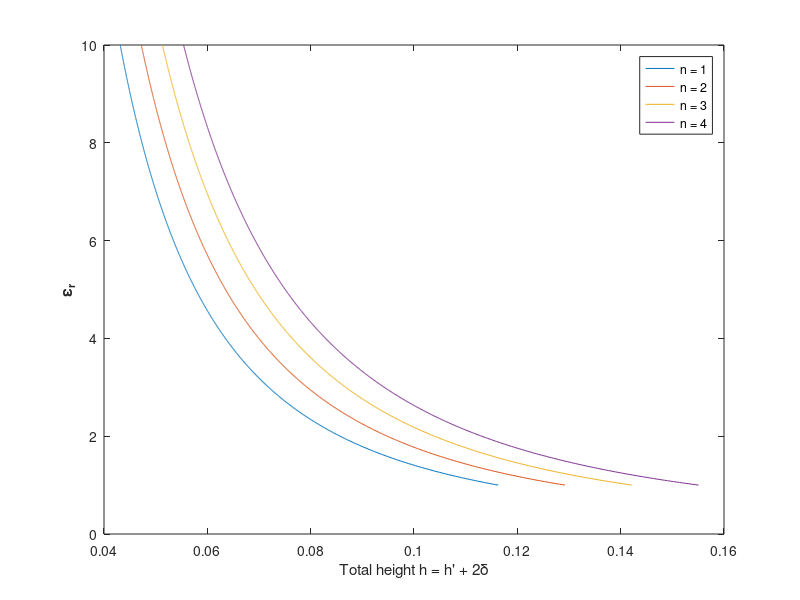

The MATLAB script that drew this image:
clear all
close all
%% Eqs
% k0*(n/N)*sin(theta)+(n*m*2*pi)/N - pi = k0*sqrt(eps_r(n))*(h-2delt)
% where 
% n = is a slice of constant er
% N = number of slices per cell
% m = multiples of 2pi
% h = height of lens + 2*matching layers
% sin(theta) = angle off zenith
% LHS pi = decribes the phase effect of matching layer (180deg)


%%  CONSTANTS
eps_0 = 8.85*10^(-12); %permittivity
eps_air = 1.0006;
mu_0 = 1; %permeability
c = 299792458;
f = 5.8e9;
lam0 = c/f;
k0 = (2*pi)/lam0;
N = 4;
er = linspace(1,10,1000);
er = er';
m_max = 10;
n = 1:4;


%% setting up vectors
er_mat = repmat( er, size(n));
n_mat = repmat(n, 1000, 1);

h.m = struct('v',{});
% Q for KC: Can the pi for the matching layer be pos or neg? if only pos,
% then there is no suitable solution w/in out er values
for m = 0:m_max
    h.m{m+1} = (k0*(lam0/2)*er_mat.^(1/4)+k0*(lam0*n_mat)/4+(2*pi.*n_mat*m)/N + 3*pi)./(k0*sqrt(er_mat));
end

% for m = 0:m_max
%     h.m{m+1} = (k0*(lam0/2)*er_mat.^(1/4)+k0*(lam0*n_mat)/4+(2*pi.*n_mat*m)/N + pi)./(k0*sqrt(er_mat));
% end
%% Plots visualizing h vs er_n at various multiples of m

figure
plot(h.m{1}, er_mat)
legend('n = 1','n = 2','n = 3','n = 4')
xlabel('Total height h = h'' + 2\delta')
ylabel('\bf\epsilon_r')
%% Find ern from given height
% I'm sure there is a way to get an optimal solution for this
% but this is how to get er_n by visually inspecting graph
% and selecting a reasonable structure height

%EXAMPLE: THIS GETS er_n FOR 4cm, at m = 0
h_t = .07;
tmp = abs(h.m{1}-0.07);
[~,index] = min(tmp);
er_n = er_mat(index);
er_m = sqrt(er_n);

%% Calculate structure height
% h = total height
% delt = height of the matching layers (2)
% h_p = height of the lens sans matching layer
delt = zeros(1,4);
for ii = n
    delt(ii) = lam0/(2*er_n(ii)^(1/4));
end
h_p = h_t*ones(1,4) - 2.*(delt);


%% Other way
% 
% for ii = n
%     er_a(ii) = (((ii*pi)/(4*lam0)-(2*pi*4*ii)/4+pi)./(k0.*.039)).^2;
% end
